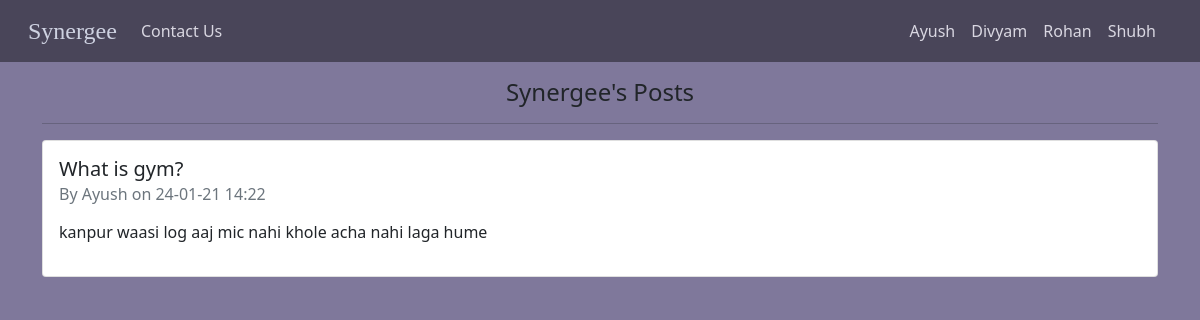
Before: /blog/2/4/ with the older database file.
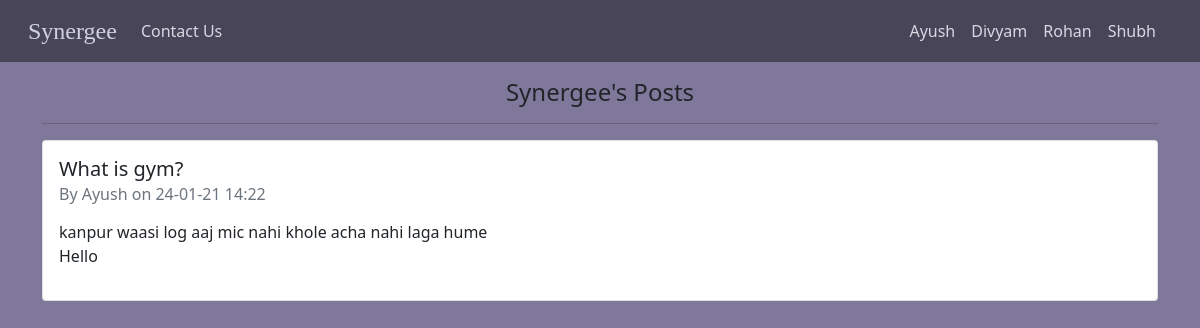
After: the same page with the newer database file.
### group/models.py (models this page shows, shortened)
class Member(models.Model):
    first_name = models.CharField(max_length=56)
    last_name = models.CharField(max_length=56)
    image = models.URLField()
    email = models.EmailField(max_length=56)
    interests = models.ManyToManyField(Interest)
    github_url = models.URLField(blank=True,null=True)
    linkedin_url = models.URLField(blank=True,null=True)
    instagram_url = models.URLField(blank=True,null=True)
    resume_url = models.URLField(blank=True,null=True)
    class Meta:
        ordering = ('first_name',)

### blog/models.py (models this page shows, shortened)
class Post(models.Model):
    author = models.ForeignKey(Member,on_delete=models.CASCADE)
    category = models.ForeignKey(Interest,on_delete=models.CASCADE)
    title = models.CharField(max_length=128)
    content = models.TextField()
    created_at = models.DateTimeField(auto_now_add=True)
    class Meta:
        ordering = ('-created_at',)

### blog/views.py (the view)
# urls.py: path('<int:author_id>/<int:category_id>/',views.ListPost.as_view(),name='list-post'),
class ListPost(View):
    def get(self,request,author_id,category_id):
        posts = Post.objects.filter(author_id=author_id,category_id=category_id)
        members = Member.objects.all()
        context = {
            'posts':posts,
            'members':members
        }
        return render(request,'blog/list-posts.html',context)

### blog/templates/blog/list-posts.html
{% extends 'base.html' %}
{% block content %}
<div class="container">
  <h4 class="text-center">Synergee's Posts</h4>
  <hr>
    <div class="row">
        {% for post in posts %}
        <div class="col-lg-12">
            <div class="card mb-3" style="width: 75%rem;">
                <div class="card-body">
                  <h5 class="card-title">{{post.title}}</h5>
                  <h6 class="card-subtitle mb-2 text-muted">By {{post.author.first_name}} on {{post.created_at|date:'d-m-y H:i'}}</h6>
                  <p class="card-text">{{post.content|linebreaks}}</p>
                </div>
              </div>
        </div>
        {% empty %}
        <p class="lead">No Posts Yet...</p>
        {% endfor %}
    </div>
</div>
{% endblock %}

### templates/base.html (shortened to what this page needs)
<!doctype html>
{% load static %}
<html lang="en">
<head>
  <link href="https://cdn.jsdelivr.net/npm/bootstrap@5.0.0-beta1/dist/css/bootstrap.min.css" rel="stylesheet">
  <link rel="stylesheet" href="{% static 'css/style.css' %}">
</head>
<body>
  <nav class="navbar navbar-expand-lg navbar-dark sticky-top">
    <div class="container-fluid">
      <a class="navbar-brand ms-3" href="{% url 'list-profile' %}"><span class="synergee">Synergee</span></a>
      <div class="collapse navbar-collapse" id="navbarSupportedContent">
        <ul class="navbar-nav me-auto mb-2 mb-lg-0">
          <li class="nav-item text-center">
            <a id='contact-link' class="nav-link active" aria-current="page" href="{% url 'list-profile' %}#contact">Contact Us</a>
          </li>
        </ul>
        <ul class="navbar-nav ms-auto me-4 mb-2 mb-lg-0">
          {% for member in members %}
          <li class="nav-item text-center">
            <a class="nav-link active" aria-current="page"
              href="{% url 'detail-profile' member.id %}">{{member.first_name|capfirst}}</a>
          </li>
          {% endfor %}
      </div>
    </div>
  </nav>
  <div class="mt-3 scroll-snap">
    {% block content %} {% endblock %}
  </div>
</body>
</html>

### static/css/style.css (style rules this page uses)
body { background-color: #7f789b; }
html { scroll-behavior: smooth; }
.navbar { background-color: #33303e; opacity: 70%; }
* { scrollbar-width: thin; scrollbar-color: rgb(216, 236, 101) #8e87ac; }
.synergee { font-family: 'Alegreya', serif; font-size: x-large; color: aliceblue; }

Changed rows visible on the page:
changed Post "What is gym?": content "kanpur waasi log aaj mic nahi khole acha nahi laga hume" → "kanpur waasi log aaj mic nahi khole acha nahi laga hume Hello"
